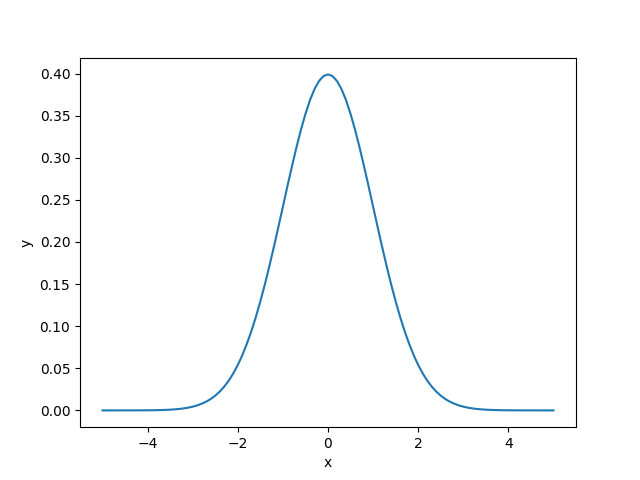

The script that saved this image:
import numpy as np
import matplotlib.pyplot as plt

import sys, os

curr_path = os.path.dirname(__file__)
normal_func_path = os.path.join(curr_path, '..')
sys.path.append(normal_func_path)

from normal import normal



x = np.linspace(-5, 5, 101)

# mapping
y = normal(x)


# plot normal distribution
plt.plot(x, y)
plt.xlabel('x')
plt.ylabel('y')

plt.savefig('norm_dist.png')
